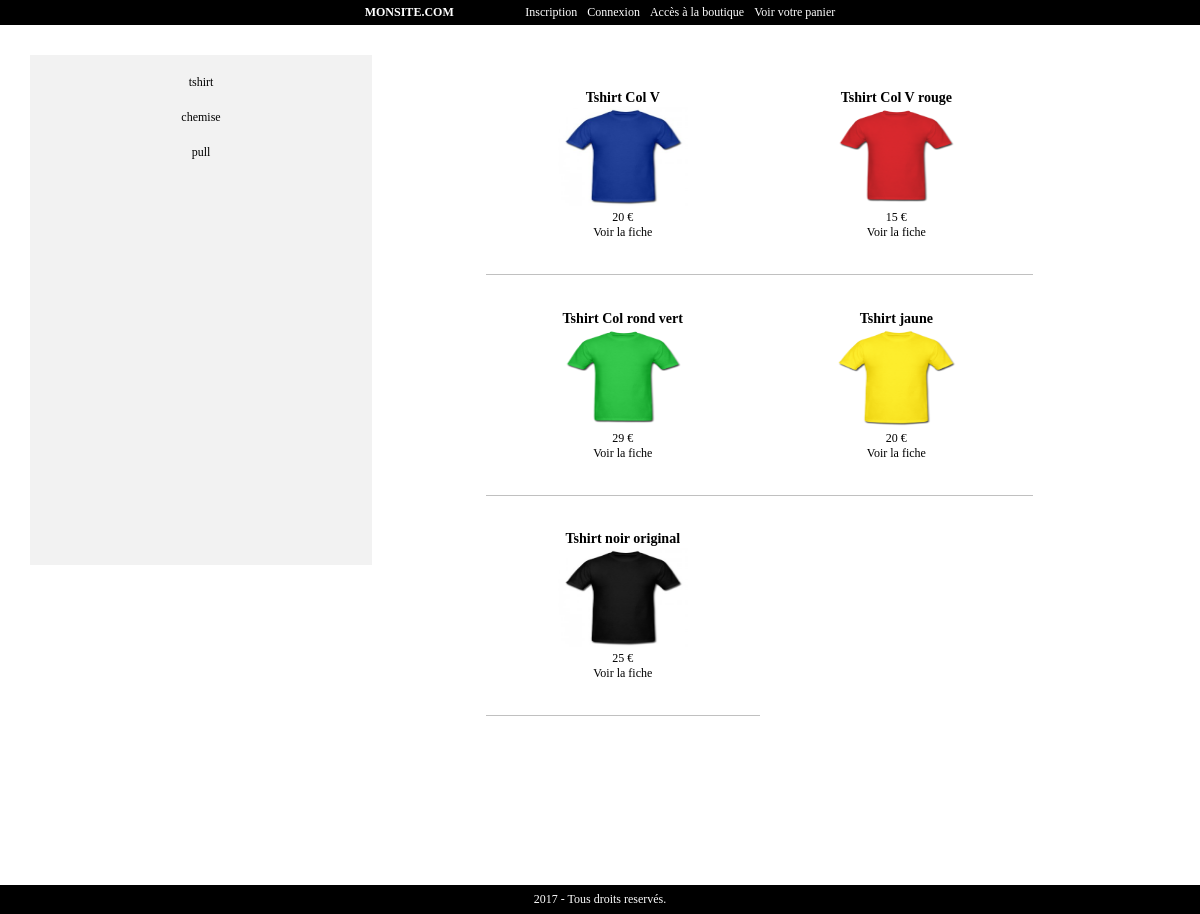
Screenshot of /boutique.php?categorie=tshirt with the database file from the repository.
### tables this page shows
CREATE TABLE IF NOT EXISTS `produit` (
  `id_produit` int(3) NOT NULL AUTO_INCREMENT,
  `reference` varchar(20) NOT NULL,
  `categorie` varchar(20) NOT NULL,
  `titre` varchar(100) NOT NULL,
  `description` text NOT NULL,
  `couleur` varchar(20) NOT NULL,
  `taille` varchar(5) NOT NULL,
  `public` enum('m','f','mixte') NOT NULL,
  `photo` varchar(250) NOT NULL,
  `prix` int(3) NOT NULL,
  `stock` int(3) NOT NULL,
  PRIMARY KEY (`id_produit`),
  UNIQUE KEY `reference` (`reference`)
);

### inc/fonction.inc.php (called while the page is built, shortened)
<?php
function executeRequete($req)
{
	global $mysqli;
	$resultat = $mysqli->query($req);
	return $resultat;
}
function internauteEstConnecte()
{
	if(!isset($_SESSION['membre']))
	{
		return false;
	}
	else
	{
		return true;
	}
}

### inc/init.inc.php (called while the page is built, shortened)
<?php
$mysqli = new mysqli("localhost", "root", "", "site");
$contenu = '';
require_once("fonction.inc.php");

### boutique.php (the view)
<?php
require_once("inc/init.inc.php");
$categories_des_produits = executeRequete("SELECT DISTINCT categorie FROM produit");
$contenu .= '<div class="boutique-gauche">';
$contenu .= "<ul>";
while($cat = $categories_des_produits->fetch_assoc())
{
	$contenu .= "<li><a href='?categorie="	. $cat['categorie'] . "'>" . $cat['categorie'] . "</a></li>";
}
$contenu .= "</ul>";
$contenu .= "</div>";
$contenu .= '<div class="boutique-droite">';
if(isset($_GET['categorie']))
{
	$donnees = executeRequete("SELECT id_produit,reference,titre,photo,prix FROM produit WHERE categorie='$_GET[categorie]'");
	while($produit = $donnees->fetch_assoc())
	{
		$contenu .= '<div class="boutique-produit">';
		$contenu .= "<h3>$produit[titre]</h3>";
		$contenu .= "<a href=\"fiche_produit.php?id_produit=$produit[id_produit]\"><img src=\"$produit[photo]\" width=\"130\" height=\"100\" /></a>";
		$contenu .= "<p>$produit[prix] €</p>";
		$contenu .= '<a href="fiche_produit.php?id_produit=' . $produit['id_produit'] . '">Voir la fiche</a>';
		$contenu .= '</div>';
	}
}
$contenu .= '</div>';
require_once("inc/haut.inc.php");
echo $contenu;
require_once("inc/bas.inc.php");

### inc/haut.inc.php (shortened to what this page needs)
<!Doctype html>
<html>
    <head>
        <link rel="stylesheet" href="<?php echo RACINE_SITE; ?>inc/css/style.css" />
    </head>
    <body>
        <header>
			<div class="conteneur">
				<span>
					<a href="" title="Mon Site">MonSite.com</a>
                </span>
				<nav>
					<?php
					if(internauteEstConnecte())
					{
						echo '<a href="' . RACINE_SITE . 'profil.php">Voir votre profil</a>';
						echo '<a href="' . RACINE_SITE . 'boutique.php">Accès à la boutique</a>';
						echo '<a href="' . RACINE_SITE . 'panier.php">Voir votre panier</a>';
						echo '<a href="' . RACINE_SITE . 'connexion.php?action=deconnexion">Se déconnecter</a>';
					}
					else
					{
						echo '<a href="' . RACINE_SITE . 'inscription.php">Inscription</a>';
						echo '<a href="' . RACINE_SITE . 'connexion.php">Connexion</a>';
						echo '<a href="' . RACINE_SITE . 'boutique.php">Accès à la boutique</a>';
						echo '<a href="' . RACINE_SITE . 'panier.php">Voir votre panier</a>';
					}
					?>
				</nav>
			</div>
        </header>
        <section>
			<div class="conteneur">

### inc/bas.inc.php
			</div>
        </section>
        <footer>
			<div class="conteneur">
				<?php echo date('Y'); ?> - Tous droits reservés.
			</div>
        </footer>
    </body>
</html>

### inc/css/style.css (style rules this page uses)
* { margin: 0; }
body { font-family : verdana; font-size: 12px; }
a { text-decoration: none; color: #000; }
.conteneur { margin: 0 auto; max-width: 1170px; }
header { background: #000000; padding: 5px; text-align: center; }
header span { color: #fff; font-weight: bold; text-transform: uppercase; margin-right: 5%; }
header nav { display: inline; }
header a { color: #ffffff; text-decoration: none; padding: 5px 5px; }
section { padding: 30px; min-height: 800px; }
footer { background: #000; color: white; text-align: center; padding: 7px 0; }
.boutique-gauche { float: left; width: 30%; background: #f2f2f2; min-height: 500px; margin-right: 10%; padding-top: 10px; text-align: center; }
.boutique-gauche ul { list-style: none; padding: 0; }
.boutique-gauche ul li a { display: block; padding: 10px; }
.boutique-droite { float: left; width: 60%; }
.boutique-produit { float: left; width: 30%; text-align: center; padding: 5%; border-bottom: 1px solid #c0c0c0; }

### rows the page displays
produit: titre "Tshirt Col V", photo (picture), prix "20"
produit: titre "Tshirt Col V rouge", photo (picture), prix "15"
produit: titre "Tshirt Col rond vert", photo (picture), prix "29"
produit: titre "Tshirt jaune", photo (picture), prix "20"
produit: titre "Tshirt noir original", photo (picture), prix "25"

### other values shown
$cat['categorie'] "tshirt"
$cat['categorie'] "chemise"
$cat['categorie'] "pull"
